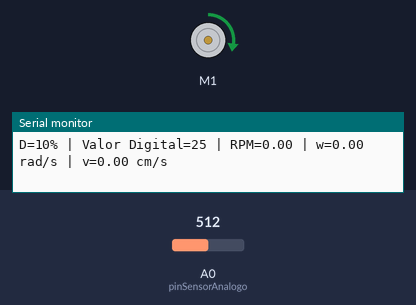
A sketch run on a simulated Arduino Uno, built with avr-gcc and run on an emulated ATmega328P. Shown: DC motor (green arrow = forward, orange = backward, longer = faster), the last lines printed to the serial monitor. The test bench sets the inputs (shaded band); at power-on: A0 (pinSensorAnalogo) = 512.

Above: at 7.1 s.
At 19.1 s:
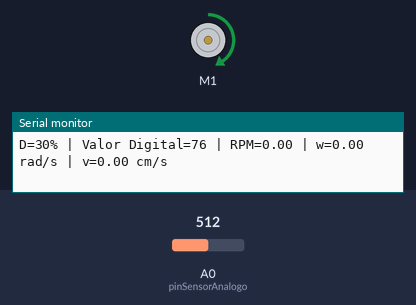
At 31.1 s:
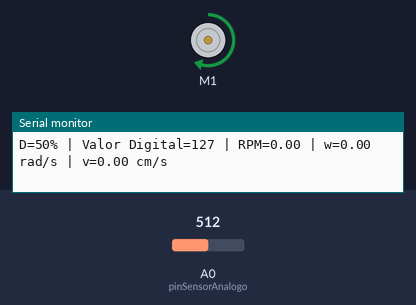
At 61.1 s:
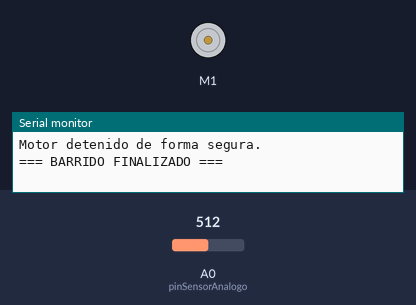
Timing chart, 0 to 62.6 s (numbered marks = the images above):
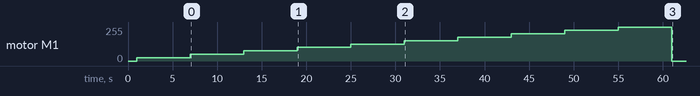

The sketch:

prueba_velocidad_driver.ino
```cpp
#include <Arduino.h>
#include <AFMotor.h> // Librería para el Motor Shield L293D v1

// Definir el motor en el puerto M1 del Shield
AF_DCMotor motor(1);

// --- PARÁMETROS CONFIGURABLES DE LA PRÁCTICA ---
const int pinSensorAnalogo = A0;    // Pin analógico conectado a la salida análoga del sensor
const float Tm = 1.0;               // Tiempo de muestreo en segundos
const int N = 20;                   // Pulsos por vuelta del disco ranurado
const float D_rueda = 2.5;          // Diámetro de la rueda en cm
const unsigned long t_estab = 5000; // Tiempo de estabilización de 5 segundos por nivel

// Variables para la detección del flanco analógico
int umbral = 512;                   // Valor medio de voltaje (0-1023) para detectar el paso de la ranura
bool estadoAnterior = false;

void setup() {
  Serial.begin(115200);
  delay(1000);

  Serial.println("=== INICIO DE BARRIDO PWM CON MOTOR SHIELD L293D (CANAL M1) ===");

  // Ejecutar el barrido automático una sola vez al iniciar
  ejecutarBarridoShield();

  Serial.println("=== BARRIDO FINALIZADO ===");
}

void loop() {
  // Vacío, el barrido se ejecuta de forma secuencial en el setup
}

void ejecutarBarridoShield() {
  int pasos[] = {10, 20, 30, 40, 50, 60, 70, 80, 90, 100};
  int numPasos = 10;

  for (int i = 0; i < numPasos; i++) {
    int D = pasos[i];

    // Mapear el porcentaje de Duty (0-100%) al valor de 8 bits del Shield (0 a 255)
    int valorDigital = map(D, 0, 100, 0, 255);

    // Configurar velocidad y sentido de giro en el Shield
    motor.setSpeed(valorDigital);
    motor.run(FORWARD);

    // 1. Esperar el tiempo de estabilización mecánica del motor (5 segundos)
    delay(t_estab);

    // 2. Ventana de muestreo de Tm segundos (1 segundo) midiendo por el pin analógico A0
    unsigned long inicioMuestreo = millis();
    unsigned int cont = 0;

    while (millis() - inicioMuestreo < (Tm * 1000)) {
      int valorAnalogo = analogRead(pinSensorAnalogo);
      bool estadoActual = (valorAnalogo > umbral);

      if (estadoActual && !estadoAnterior) {
        cont++; // Contar flanco de subida en la señal analógica
      }
      estadoAnterior = estadoActual;
    }

    // --- CÁLCULOS EXIGIDOS POR LA GUÍA ---
    float f_sensor = (float)cont / Tm;                  // Frecuencia del sensor en Hz
    float RPM = (f_sensor / (float)N) * 60.0;           // Velocidad en RPM
    float omega = RPM * (2.0 * PI / 60.0);              // Velocidad angular en rad/s
    float v = (PI * D_rueda * RPM) / 60.0;              // Velocidad lineal en cm/s

    // Imprimir en el Monitor Serial con formato claro
    Serial.print("D=");
    Serial.print(D);
    Serial.print("% | Valor Digital=");
    Serial.print(valorDigital);
    Serial.print(" | RPM=");
    Serial.print(RPM, 2);
    Serial.print(" | w=");
    Serial.print(omega, 2);
    Serial.print(" rad/s | v=");
    Serial.print(v, 2);
    Serial.println(" cm/s");
  }

  // --- APAGADO SEGURO DEL MOTOR ---
  motor.setSpeed(0);
  motor.run(RELEASE);
  Serial.println("Motor detenido de forma segura.");
}
```
